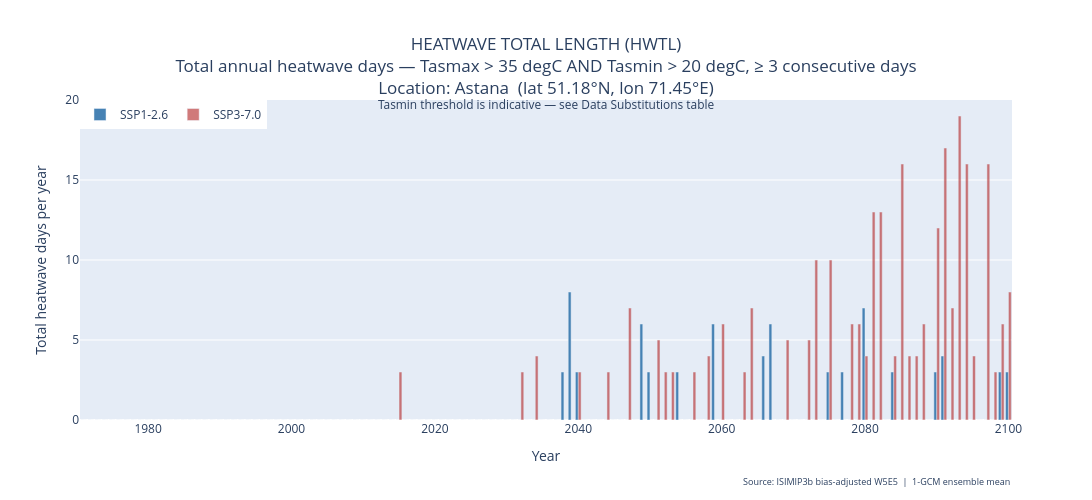

Notebook code for this chart:
### Code cell
fig = go.Figure()
fig.add_trace(go.Bar(
    x=years_full, y=full_hwtl_126,
    name='SSP1-2.6', marker_color='steelblue',
))
fig.add_trace(go.Bar(
    x=years_full, y=full_hwtl_370,
    name='SSP3-7.0', marker_color='firebrick', opacity=0.6,
))
fig.add_annotation(
    xref='paper', yref='paper', x=1.0, y=-0.22, showarrow=False,
    text=(f'Source: ISIMIP3b bias-adjusted W5E5  |  '
          f'{len(MODEL_NAMES)}-GCM ensemble mean'),
    font={'size': 9},
)
fig.update_layout(
    title={
        'text': (
            f'HEATWAVE TOTAL LENGTH (HWTL)<br>'
            f'Total annual heatwave days — Tasmax > {HWF_THRESH_TASMAX} AND '
            f'Tasmin > {HWF_THRESH_TASMIN}, ≥ {HWF_WINDOW} consecutive days<br>'
            f'Location: {LOCATION_NAME}  '
            f'(lat {sel_lat:.2f}°N, lon {sel_lon:.2f}°E)<br>'
            f'<sup>Tasmin threshold is indicative — see Data Substitutions table</sup>'
        ),
        'x': 0.5, 'xanchor': 'center',
    },
    xaxis_title='Year',
    yaxis_title='Total heatwave days per year',
    legend={'x': 0, 'y': 1, 'orientation': 'h'},
    width=1100, height=500,
)
fig.write_html(str(RESULTS_DIR / 'HWTL_timeseries.html'))
fig.show()

### Figure 1 — Plotly figure (JSON) as saved in the notebook; plotly's stock layout.template omitted (floating-point values rounded to 4 significant figures; data arrays with more than 128 entries replaced by an {"elided": "..."} marker saying what was removed)
{"data": [{"marker": {"color": "steelblue"}, "name": "SSP1-2.6", "type": "bar", "x": {"elided": "130 int values"}, "y": {"elided": "130 float values"}}, {"marker": {"color": "firebrick"}, "name": "SSP3-7.0", "opacity": 0.6, "type": "bar", "x": {"elided": "130 int values"}, "y": {"elided": "130 float values"}}], "layout": {"annotations": [{"font": {"size": 9}, "showarrow": false, "text": "Source: ISIMIP3b bias-adjusted W5E5  |  1-GCM ensemble mean", "x": 1, "xref": "paper", "y": -0.22, "yref": "paper"}], "height": 500, "legend": {"orientation": "h", "x": 0, "y": 1}, "title": {"text": "HEATWAVE TOTAL LENGTH (HWTL)<br>Total annual heatwave days — Tasmax > 35 degC AND Tasmin > 20 degC, ≥ 3 consecutive days<br>Location: Astana  (lat 51.18°N, lon 71.45°E)<br><sup>Tasmin threshold is indicative — see Data Substitutions table</sup>", "x": 0.5, "xanchor": "center"}, "width": 1100, "xaxis": {"title": {"text": "Year"}}, "yaxis": {"title": {"text": "Total heatwave days per year"}}}}
